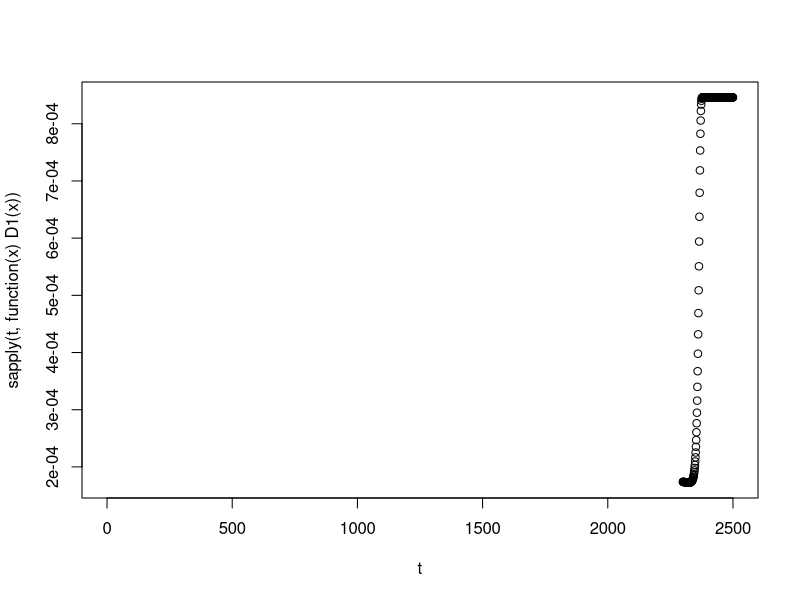
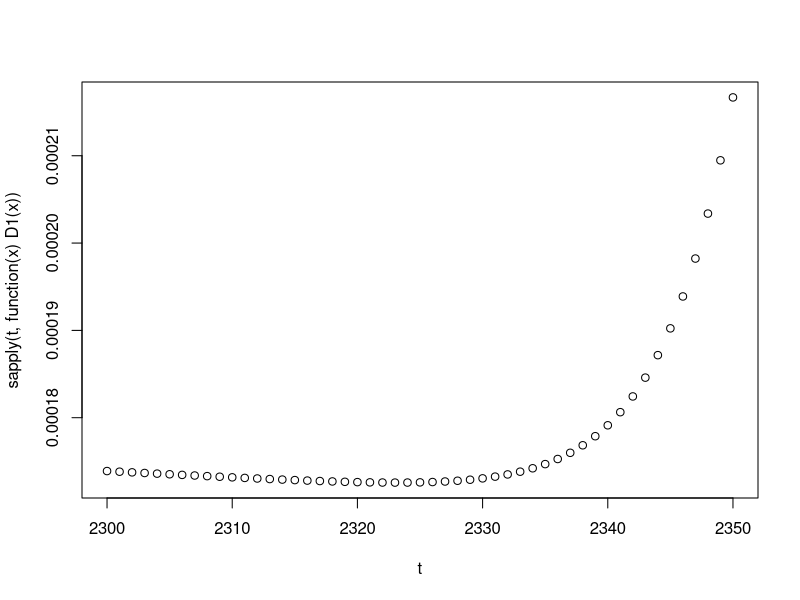
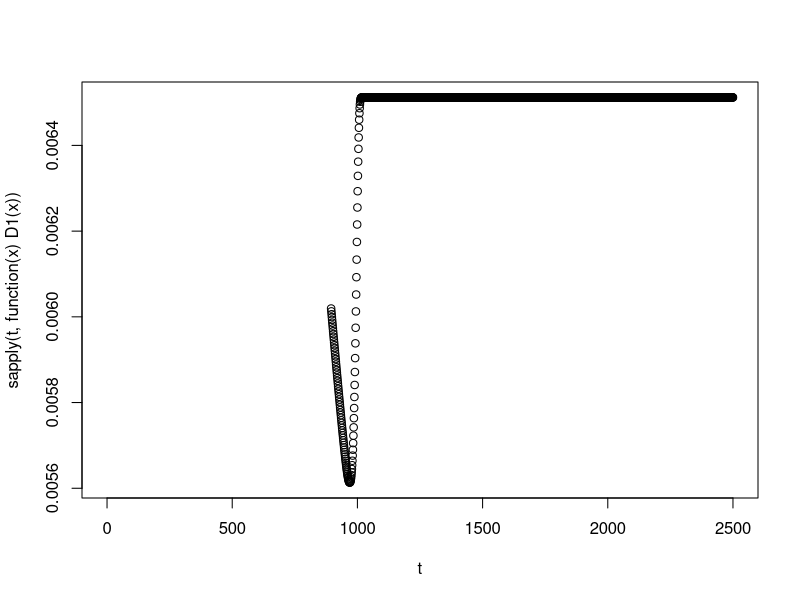
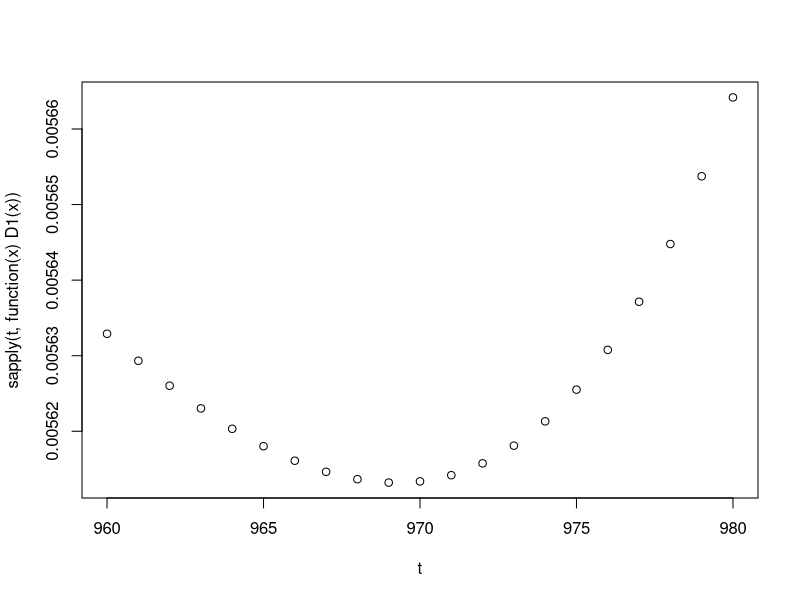
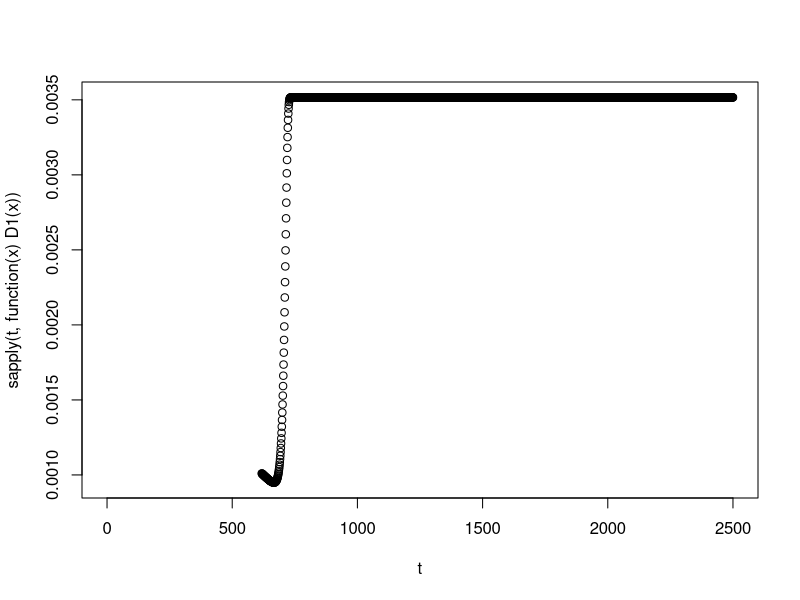
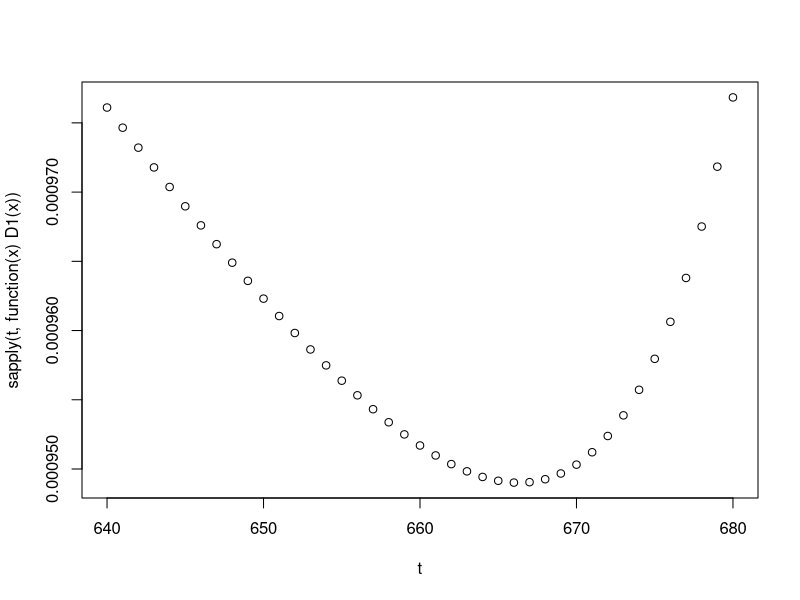
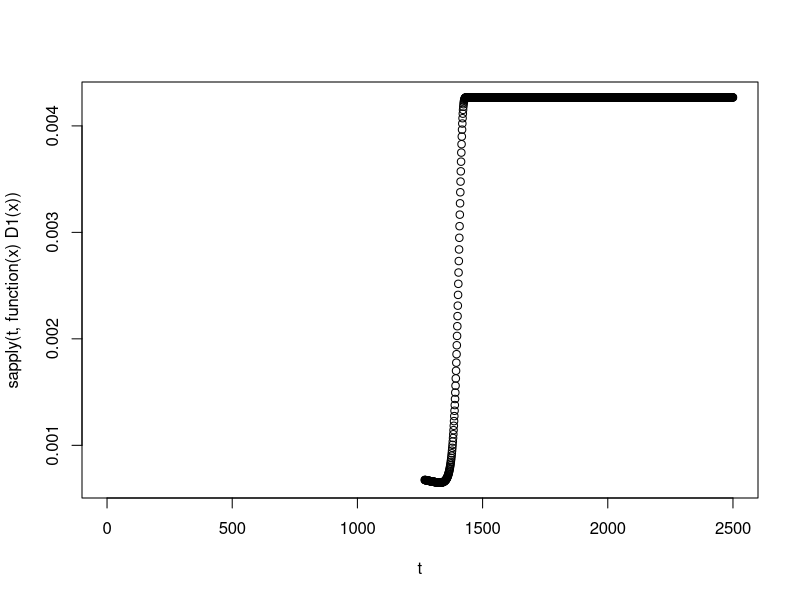
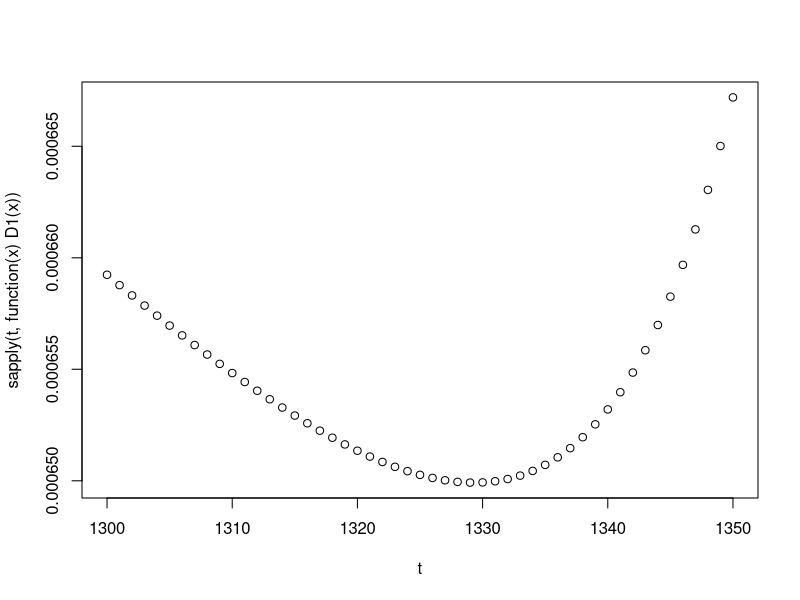

The R script that drew these images, in order:
## ---- chunk 1

tf=c(2,6.5,2.5,6,5,3.5,3,3.5)
weibull_scale=c(2365.08,996.88,713.55,1406.84,343.76,3933.12,828.19,2040.95)
weibull_shape=c(414.16,109.25,79.81,115.21,169.81,143.60,43.83,296.48)
optimal_replace=c(1440,1830,2000,2160,248,2250,306,1400)
tp=c(0.4,5.42,0.625,0.857,1.25,0.7,0.429,0.875)

######
#require(pracma)
library(pracma)

shape <- 1
scale <- 4
aa <- 0
bb <- 3



set.seed(1)
foo <- rweibull(1e5,shape,scale)
max(foo)
min(foo)

mean(foo[foo>aa & foo<bb])

scale*(gammainc((bb/scale)^shape,1/shape+1)["lowinc"]-gammainc((aa/scale)^shape,1/shape+1)["lowinc"])/
  (exp(-(aa/scale)^shape)-exp(-(bb/scale)^shape))


############tire 

i = 1

shape <- weibull_shape[i]
scale <- weibull_scale[i]

foo <- rweibull(100000,weibull_shape[i],weibull_scale[i])

mean(foo)
max(foo)
min(foo)


D1 <- function (t) {
  
  (tp[i]*(1- pweibull(t,shape=weibull_shape[i],scale=weibull_scale[i])) + tf[i]*pweibull(t,shape=weibull_shape[i],scale=weibull_scale[i]))/
    ((t+tp[i]) *(1 - pweibull(t,shape=weibull_shape[i],scale=weibull_scale[i])) + (tf[i]+(mean(foo[foo>0 & foo<t]))) * pweibull(t,shape=weibull_shape[i],scale=weibull_scale[i]))
  
}

t = seq(0,2500,1)

plot(t,sapply(t, function(x) D1(x)))

t = seq(2300,2350,1)

plot(t,sapply(t, function(x) D1(x)))

out <- nlminb(c(2320), D1, lower=c(0), upper = c(Inf))
out




############transmission 

i = 2

shape <- weibull_shape[i]
scale <- weibull_scale[i]

foo <- rweibull(100000,weibull_shape[i],weibull_scale[i])

mean(foo)
max(foo)
min(foo)



D1 <- function (t) {
  
  (tp[i]*(1- pweibull(t,shape=weibull_shape[i],scale=weibull_scale[i])) + tf[i]*pweibull(t,shape=weibull_shape[i],scale=weibull_scale[i]))/
    ((t+tp[i]) *(1 - pweibull(t,shape=weibull_shape[i],scale=weibull_scale[i])) + (tf[i]+(mean(foo[foo>0 & foo<t]))) * pweibull(t,shape=weibull_shape[i],scale=weibull_scale[i]))
  
}

t = seq(0,2500,1)

plot(t,sapply(t, function(x) D1(x)))

t = seq(960,980,1)

plot(t,sapply(t, function(x) D1(x)))

out <- nlminb(c(1000), D1, lower=c(0), upper = c(Inf))
out


############wheel

i = 3

shape <- weibull_shape[i]
scale <- weibull_scale[i]

foo <- rweibull(100000,weibull_shape[i],weibull_scale[i])

mean(foo)
max(foo)
min(foo)


D1 <- function (t) {
  
  (tp[i]*(1- pweibull(t,shape=weibull_shape[i],scale=weibull_scale[i])) + tf[i]*pweibull(t,shape=weibull_shape[i],scale=weibull_scale[i]))/
    ((t+tp[i]) *(1 - pweibull(t,shape=weibull_shape[i],scale=weibull_scale[i])) + (tf[i]+(mean(foo[foo>0 & foo<t]))) * pweibull(t,shape=weibull_shape[i],scale=weibull_scale[i]))
  
}

t = seq(0,2500,1)

plot(t,sapply(t, function(x) D1(x)))

t = seq(640,680,1)

plot(t,sapply(t, function(x) D1(x)))

out <- nlminb(c(660), D1, lower=c(0), upper = c(Inf))
out

############coupling

i = 4

shape <- weibull_shape[i]
scale <- weibull_scale[i]


foo <- rweibull(100000,weibull_shape[i],weibull_scale[i])

mean(foo)
max(foo)
min(foo)



D1 <- function (t) {
  
  (tp[i]*(1- pweibull(t,shape=weibull_shape[i],scale=weibull_scale[i])) + tf[i]*pweibull(t,shape=weibull_shape[i],scale=weibull_scale[i]))/
    ((t+tp[i]) *(1 - pweibull(t,shape=weibull_shape[i],scale=weibull_scale[i])) + (tf[i]+(mean(foo[foo>0 & foo<t]))) * pweibull(t,shape=weibull_shape[i],scale=weibull_scale[i]))
  
}

t = seq(0,2500,1)

plot(t,sapply(t, function(x) D1(x)))

t = seq(1300,1350,1)

plot(t,sapply(t, function(x) D1(x)))

out <- nlminb(c(1330), D1, lower=c(0), upper = c(Inf))
out


############motor

i = 5

shape <- weibull_shape[i]
scale <- weibull_scale[i]

foo <- rweibull(100000,weibull_shape[i],weibull_scale[i])

mean(foo)
max(foo)
min(foo)



D1 <- function (t) {
  
  (tp[i]*(1- pweibull(t,shape=weibull_shape[i],scale=weibull_scale[i])) + tf[i]*pweibull(t,shape=weibull_shape[i],scale=weibull_scale[i]))/
    ((t+tp[i]) *(1 - pweibull(t,shape=weibull_shape[i],scale=weibull_scale[i])) + (tf[i]+(mean(foo[foo>0 & foo<t]))) * pweibull(t,shape=weibull_shape[i],scale=weibull_scale[i]))
  
}

t = seq(0,2500,1)

plot(t,sapply(t, function(x) D1(x)))

t = seq(320,350,1)

plot(t,sapply(t, function(x) D1(x)))

out <- nlminb(c(340), D1, lower=c(0), upper = c(Inf))
out


############brake 

i = 6

shape <- weibull_shape[i]
scale <- weibull_scale[i]


foo <- rweibull(100000,weibull_shape[i],weibull_scale[i])

mean(foo)
max(foo)
min(foo)


D1 <- function (t) {
  
  (tp[i]*(1- pweibull(t,shape=weibull_shape[i],scale=weibull_scale[i])) + tf[i]*pweibull(t,shape=weibull_shape[i],scale=weibull_scale[i]))/
    ((t+tp[i]) *(1 - pweibull(t,shape=weibull_shape[i],scale=weibull_scale[i])) + (tf[i]+(mean(foo[foo>0 & foo<t]))) * pweibull(t,shape=weibull_shape[i],scale=weibull_scale[i]))
  
}

t = seq(2000,4500,1)

plot(t,sapply(t, function(x) D1(x)))

t = seq(3700,3800,10)

plot(t,sapply(t, function(x) D1(x)))

out <- nlminb(c(3760), D1, lower=c(0), upper = c(Inf))
out


############steering wheel

i = 7

shape <- weibull_shape[i]
scale <- weibull_scale[i]


foo <- rweibull(100000,weibull_shape[i],weibull_scale[i])

mean(foo)
max(foo)
min(foo)



D1 <- function (t) {
  
  (tp[i]*(1- pweibull(t,shape=weibull_shape[i],scale=weibull_scale[i])) + tf[i]*pweibull(t,shape=weibull_shape[i],scale=weibull_scale[i]))/
    ((t+tp[i]) *(1 - pweibull(t,shape=weibull_shape[i],scale=weibull_scale[i])) + (tf[i]+(mean(foo[foo>0 & foo<t]))) * pweibull(t,shape=weibull_shape[i],scale=weibull_scale[i]))
  
}
t = seq(0,2500,1)

plot(t,sapply(t, function(x) D1(x)))

t = seq(700,750,1)

plot(t,sapply(t, function(x) D1(x)))

out <- nlminb(c(729), D1, lower=c(0), upper = c(Inf))
out


############shifting gears

i = 8

shape <- weibull_shape[i]
scale <- weibull_scale[i]

foo <- rweibull(100000,weibull_shape[i],weibull_scale[i])

mean(foo)
max(foo)
min(foo)

mean(foo[foo>aa & foo<bb])
pweibull(1400,shape=weibull_shape[i],scale=weibull_scale[i])


D1 <- function (t) {
  
  (tp[i]*(1- pweibull(t,shape=weibull_shape[i],scale=weibull_scale[i])) + tf[i]*pweibull(t,shape=weibull_shape[i],scale=weibull_scale[i]))/
    ((t+tp[i]) *(1 - pweibull(t,shape=weibull_shape[i],scale=weibull_scale[i])) + (tf[i]+(mean(foo[foo>0 & foo<t]))) * pweibull(t,shape=weibull_shape[i],scale=weibull_scale[i]))
  
}
t = seq(0,2500,1)

plot(t,sapply(t, function(x) D1(x)))

t = seq(1980,2000,1)

plot(t,sapply(t, function(x) D1(x)))

out <- nlminb(c(1995), D1, lower=c(0), upper = c(Inf))
out


